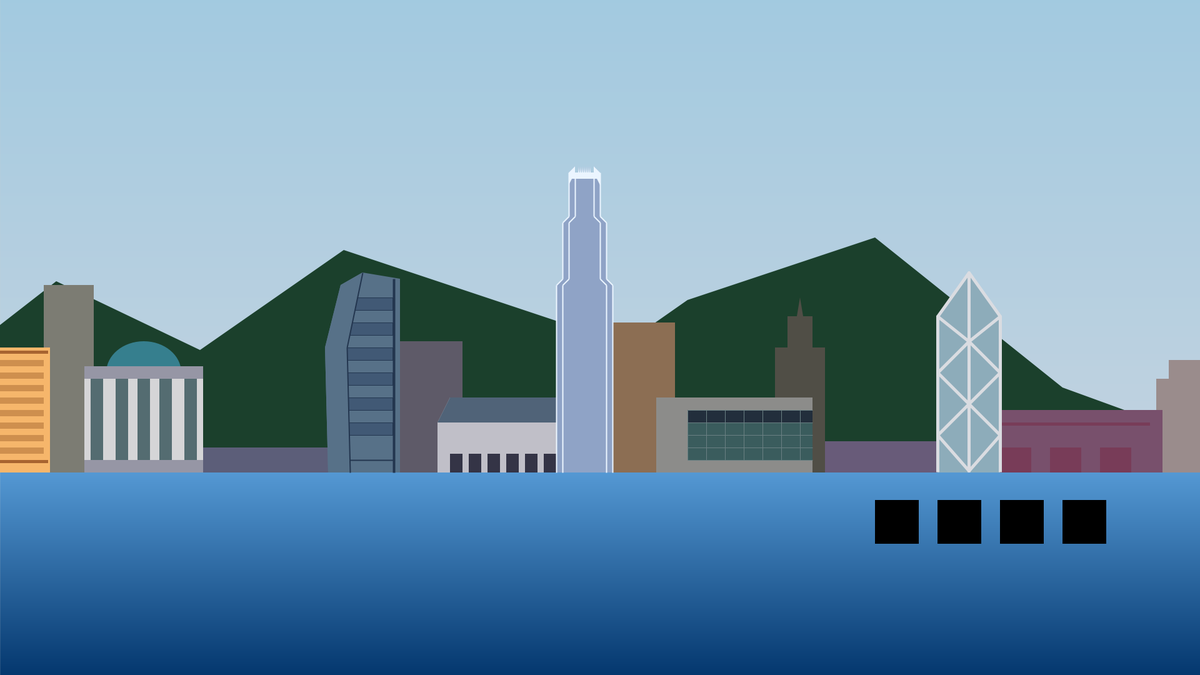
Frame 1 (no input)
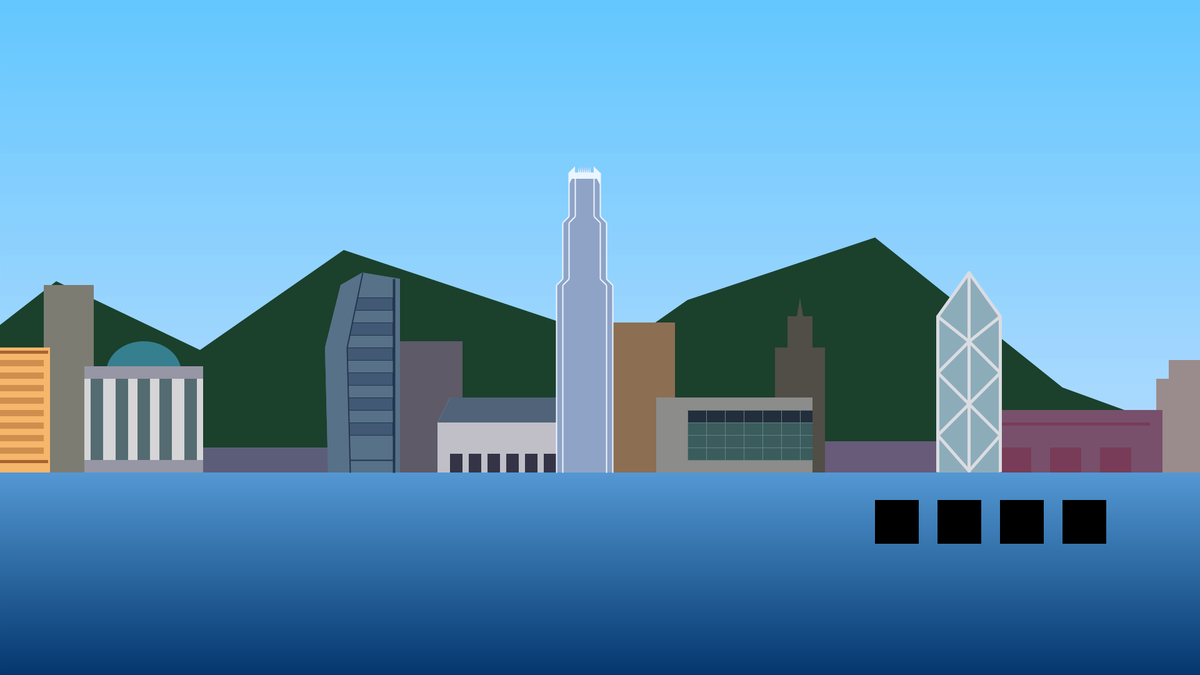
Frame 60 (the mouse pressed at the canvas centre just before this capture)
Frame 120 (the mouse held since frame 60 and released just before this capture): identical to frame 60, image omitted

The Processing sketch that drew these frames (run headless with seeded random() and noise(); from frame 60 on, the mouse is pressed at the canvas centre):

// Processing sketch: sketch_201810808_MINJI_JUNG_EXAM
// ── sketch_201810808_MINJI_JUNG_EXAM.pde
int Y_AXIS = 1;
int X_AXIS = 2;
int bt1X, bt1Y;                   // Position of bt1
int bt2X, bt2Y;                   // Position of bt2
int bt3X, bt3Y;                   // Position of bt3
int bt4X, bt4Y;                   // Position of bt4
int btSize = 70;                  // Diameter of button(bt)
//background
color stbg1=color(98,198,254,100);
color stbg2=color(180,221,254,100);
//color dlbg1=color(4,0,88,100);      // gradient color disney land
//color dlbg2=color(100,0,88,100);    // gradient color disney land
color dlbg1=color(39,109,190,100);      // gradient color disney land
color dlbg2=color(245,110,104,100);    // gradient color disney land
color dlbg3=color(255,145,29,100);    // gradient color disney land
color lsbg1=color(0,0,30,100);    // gradient color laser show
color lsbg2=color(10,0,30,100);    // gradient color laser show
//sea
//color stsea1=color(52,143,177);
//color stsea2=color(22,80,73);
color stsea1=color(84,152,211);
color stsea2=color(4,55,110);
//mountain
color dmt1;
//building
color bd1_1;//=color(0);
color bd1_2;//=color(255);
color bd1_3;
color bd1_4;
color bd2_1;//=color(50);
color bd3_1;//=color(0);
color bd3_2;
color bd3_3;
color bd3_4;
color bd4_1;//=color(50);
color bd5_1;//=color(0);
color bd5_2;
color bd5_3;
color bd5_4;
color bd6_1;//=color(80);
color bd7_1;//=color(50);
color bd7_2;
color bd7_3;
color bd8_1;//=color(0);
color bd8_2;
color bd9_1;//=color(50);
color bd10_1;//=color(0);
color bd10_2;
color bd10_3;
color bd10_4;
color bd11_1;//=color(50);
color bd12_1;//=color(80);
color bd13_1;//=color(0);
color bd13_2;
color bd14_1;//=color(50);
color bd14_2;
color bd15_1;//=color(80);
//
int lc1=0;
int lc2=0;
int lc3=0;
int lc4=0;
int lc5=0;
int lc3loc=1;
int lc4loc=1;
int lc5loc=1;
//
float sl=756;                // sealine,height*0.7
//
boolean bt1=false;
boolean bt2=false;
boolean bt3=false;
boolean bt4=false;
//
int start=1;                      //start background
int dl=0;                         //disneyland
int hb=0;                         //harbor city
int ls=0;                         //laser show-->symphony of light
//
int location1=1;
int location2=1;
int location3=1;
int location4=1;
int location5=1;
int b1y=0;                         //bubble
int b2y=0;
int b3y=0;
int b4y=0;
int b5y=0;
//
int loc1x=1;
int loc1y=1;
int loc2x=1;
int loc2y=1;
float ls1x=230;
float ls1y=sl-700;
float ls2x=1400;
float ls2y=sl-720;

//===================================================================================================================================================
void setup(){
  size(1920,1080);
  bt1X=1400;
  bt1Y=800;
  bt2X=1500;
  bt2Y=800;
  bt3X=1600;
  bt3Y=800;
  bt4X=1700;
  bt4Y=800;
}
//===================================================================================================================================================
void draw(){
  update(mouseX,mouseY);
//---------------------------------------------------------
 ////start
  if (start==1){
    //bg
   
    setGradient(0, 0, width, height*0.7, stbg1, stbg2, Y_AXIS);
    //sea
    noStroke();
    setGradient(0, height*0.7, width, height*0.3, stsea1, stsea2, Y_AXIS);
    //fill(17,103,158);
    
    //mt
    dmt1=color(27,64,44);
    fill(dmt1);
    noStroke();
    beginShape();
    vertex(0,sl);
    vertex(0,520);
    vertex(90,450);
    vertex(320,560);
    vertex(550,400);
    vertex(1000,550);
    vertex(1100,480);
    vertex(1400,380);
    vertex(1700,620);
    vertex(width,700);
    vertex(width,sl);
    endShape();
    
    //building
    bd1_1=color(246,182,107);
    bd1_2=color(168,100,48);
    bd1_3=bd1_4=color(206,143,78);
    bd2_1=color(124,124,115);
    bd3_1=color(54,127,142);
    bd3_2=color(213,213,215);
    bd3_3=color(150,150,165);
    bd3_4=color(49,79,85,200);
    bd4_1=color(92,94,121);
    bd5_1=bd5_2=color(87,113,136);
    bd5_3=color(65,89,117);
    bd5_4=color(35,54,79);
    bd6_1=color(94,90,104);
    bd7_1=color(192,191,200);
    bd7_2=color(52,52,70);
    bd7_3=color(80,99,120);
    bd8_1=color(143,163,198);
    bd8_2=color(235,245,255);
    bd9_1=color(140,110,83);
    bd10_1=color(140,140,138);
    bd10_2=color(34,46,60);
    bd10_3=color(58,92,93);
    bd10_4=color(106,128,131);
    bd11_1=color(80,78,70);
    bd12_1=color(104,91,121);
    bd13_1=color(141,172,186);
    bd13_2=color(218,220,225);
    bd14_1=color(120,80,108);
    bd14_2=color(120,60,88);
    bd15_1=color(154,140,140);
  }

  ////disneyland
  else if(dl==1){
    noStroke();
    setGradient(0, 0, width, height*0.3, dlbg1, dlbg2, Y_AXIS);
    setGradient(0, height*0.3, width, height*0.4, dlbg2, dlbg3, Y_AXIS);
    
    //bubble
    noStroke();
    fill(200,230,255,100);
    ellipse(250,100+b1y,200,200);
    
    stroke(255);
    strokeWeight(4);
    fill(200,230,255,20);
    ellipse(580,80+b2y,160,160);
    
    strokeWeight(2);
    fill(200,230,255,60);
    ellipse(850,110+b3y,220,220);
    
    noStroke();
    fill(230,240,255,200);
    ellipse(1170,40+b4y,80,80);
    
    stroke(255);
    strokeWeight(3);
    fill(200,230,255,10);
    ellipse(1650,150+b5y,300,300);
    
    b1y+=10*location1;
    if(b1y<0||b1y>height*0.6-100){
      location1=-location1;
    }
    b2y+=13*location2;
    if(b2y<0||b2y>height*0.6-80){
      location2=-location2;
    }
    b3y+=14*location3;
    if(b3y<0||b3y>height*0.6-110){
      location3=-location3;
    }
    b4y+=15*location4;
    if(b4y<0||b4y>height*0.6-40){
      location4=-location4;
    }
    b5y+=9*location5;
    if(b5y<0||b5y>sl-300){
      location5=-location5;
    }
    
    //mt
    dmt1=color(27,45,32);
    fill(dmt1);
    noStroke();
    beginShape();
    vertex(0,sl);
    vertex(0,520);
    vertex(90,450);
    vertex(320,560);
    vertex(550,400);
    vertex(1000,550);
    vertex(1100,480);
    vertex(1400,380);
    vertex(1700,620);
    vertex(width,700);
    vertex(width,sl);
    endShape();
    
    //sea
    noStroke();
    setGradient(0, height*0.7, width, height*0.3, color(55,84,130), color(39,59,91), Y_AXIS);
    
    //building
    bd1_1=color(246,172,97);
    bd1_2=color(168,90,40);
    bd1_3=bd1_4=color(196,113,70);
    bd2_1=color(124,114,108);
    bd3_1=color(54,117,127);
    bd3_2=color(213,198,201);
    bd3_3=color(150,145,161);
    bd3_4=color(49,74,80,200);
    bd4_1=color(92,80,109);
    bd5_1=bd5_2=color(87,100,126);
    bd5_3=color(65,81,107);
    bd5_4=color(35,50,75);
    bd6_1=color(94,82,97);
    bd7_1=color(192,181,190);
    bd7_2=color(52,47,65);
    bd7_3=color(80,92,112);
    bd8_1=color(143,153,171);
    bd8_2=color(235,235,245);
    bd9_1=color(140,102,76);
    bd10_1=color(140,130,128);
    bd10_2=color(34,37,52);
    bd10_3=color(58,82,83);
    bd10_4=color(106,128,131);
    bd11_1=color(80,70,63);
    bd12_1=color(104,83,113);
    bd13_1=color(141,157,167);
    bd13_2=color(218,210,215);
    bd14_1=color(120,75,98);
    bd14_2=color(115,52,80);
    bd15_1=color(154,132,132);
  }

  ////habor city
  else if(hb==1){
  //bg
    noStroke();
    for(int i=0;i<width;i+=5){
      for(int j=0;j<height*0.7;j+=5){
        fill((i)/10+180-(mouseX/20)-(mouseY/10),(j)/20+(mouseY)/6,255-(i)/10+(mouseX)/7-(mouseY/10));
        rect(i,j,5,5);
      }
    }
    
    //mt
    dmt1=color(25,45,32);
    fill(dmt1);
    noStroke();
    beginShape();
    vertex(0,sl);
    vertex(0,520);
    vertex(90,450);
    vertex(320,560);
    vertex(550,400);
    vertex(1000,550);
    vertex(1100,480);
    vertex(1400,380);
    vertex(1700,620);
    vertex(width,700);
    vertex(width,sl);
    endShape();
    
    //sea
    noStroke();
    fill(24,40,61);
    rect(0,height*0.7,width,height*0.3);
    
    //building
    bd1_1=bd1_2=bd1_3=bd1_4=color(0);
    bd2_1=color(16);
    bd3_1=bd3_2=bd3_3=bd3_4=color(0);
    bd4_1=color(16);
    bd5_1=bd5_2=bd5_3=bd5_4=color(0);
    bd6_1=color(24);
    bd7_1=bd7_2=bd7_3=color(16);
    bd8_1=bd8_2=color(0);
    bd9_1=color(18);
    bd10_1=bd10_2=bd10_3=bd10_4=color(0);
    bd11_1=color(17);
    bd12_1=color(24);
    bd13_1=bd13_2=color(0);
    bd14_1=bd14_2=color(16);
    bd15_1=color(24);
  }

  ////laser show
  else if(ls==1){
    //bg
    noStroke();
    setGradient(0, 0, width, height*0.7, lsbg1, lsbg2, Y_AXIS);
    //sea
    noStroke();
    fill(24,40,61);
    rect(0,height*0.7,width,height*0.3);
    //mt
    dmt1=color(9,26,22);
    fill(dmt1);
    noStroke();
    beginShape();
    vertex(0,sl);
    vertex(0,520);
    vertex(90,450);
    vertex(320,560);
    vertex(550,400);
    vertex(1000,550);
    vertex(1100,480);
    vertex(1400,380);
    vertex(1700,620);
    vertex(width,700);
    vertex(width,sl);
    endShape();
    
    //laser1
    noStroke();
    fill(0,255,0,random(100,150));
    quad(230,sl-160,230,sl-160,ls1x-50+random(0,4),ls1y+10,ls1x-20,ls1y+10+random(0,3));
    fill(0,255,0,random(100,150));
    quad(230,sl-160,230,sl-160,ls1x+random(0,4),ls1y+random(0,4),ls1x+30,ls1y+random(0,4));
    fill(0,255,0,random(100,150));
    quad(230,sl-160,230,sl-160,ls1x+50+random(0,4),ls1y+10+random(0,4),ls1x+80,ls1y+10+random(0,3));
    fill(0,255,0,random(100,150));
    quad(230,sl-160,230,sl-160,ls1x+110+random(0,4),ls1y+20+random(0,4),ls1x+140,ls1y+20+random(0,4));
    fill(0,255,0,random(100,150));
    quad(230,sl-160,230,sl-160,ls1x+170+random(0,4),ls1y+30+random(0,4),ls1x+200,ls1y+30+random(0,4));
    ls1x+=13*loc1x;
    if(ls1x>650||ls1x<20){
      loc1x=-loc1x;
    }//230,sl-520
    if(loc1x>0){
      ls1y+=2;
    }
    else if(loc1x<0){
      ls1y-=2;
    }
    
    noStroke();
    fill(100,255,100,100);
    quad(230,sl-160,230,sl-160,ls1x-50+random(0,4),ls1y+10,ls1x-20,ls1y+10+random(0,3));
    fill(100,255,100,100);
    quad(230,sl-160,230,sl-160,ls1x+random(0,4),ls1y+random(0,4),ls1x+30,ls1y+random(0,4));
    fill(100,255,100,100);
    quad(230,sl-160,230,sl-160,ls1x+50+random(0,4),ls1y+10+random(0,4),ls1x+80,ls1y+10+random(0,3));
    fill(100,255,100,100);
    quad(230,sl-160,230,sl-160,ls1x+110+random(0,4),ls1y+20+random(0,4),ls1x+140,ls1y+20+random(0,4));
    fill(100,255,100,100);
    quad(230,sl-160,230,sl-160,ls1x+170+random(0,4),ls1y+30+random(0,4),ls1x+200,ls1y+30+random(0,4));

    //laser2   rect(1300,sl,250,-50);
    noStroke();
    fill(255,0,255,random(100,150));
    quad(1400,sl-30,1400,sl-30,ls2x-160+random(0,4),ls2y+10,ls2x-120,ls2y+10+random(0,3));
    fill(255,0,255,random(100,150));
    quad(1400,sl-30,1400,sl-30,ls2x-80+random(0,4),ls2y+random(0,4),ls2x-40,ls2y+random(0,4));
    fill(255,0,255,random(100,150));
    quad(1400,sl-30,1400,sl-30,ls2x+random(0,4),ls2y+10+random(0,4),ls2x+40,ls2y+10+random(0,3));
    fill(255,0,255,random(100,150));
    quad(1400,sl-30,1400,sl-30,ls2x+80+random(0,4),ls2y+20+random(0,4),ls2x+120,ls2y+20+random(0,4));
    fill(255,0,255,random(100,150));
    quad(1400,sl-30,1400,sl-30,ls2x+160+random(0,4),ls2y+30+random(0,4),ls2x+200,ls2y+30+random(0,4));
    ls2x+=15*loc2x;
    if(ls2x>1920||ls2x<1000){
      loc2x=-loc2x;
    }//230,sl-520
    if(loc2x>0){
      ls2y-=1;
    }
    else if(loc2x<0){
      ls2y+=1;
    }
    
    noStroke();
    fill(255,0,255,100);
    quad(1400,sl-30,1400,sl-30,ls2x-160+random(0,4),ls2y+10,ls2x-120,ls2y+10+random(0,3));
    fill(255,0,255,100);
    quad(1400,sl-30,1400,sl-30,ls2x-80+random(0,4),ls2y+random(0,4),ls2x-40,ls2y+random(0,4));
    fill(255,0,255,100);
    quad(1400,sl-30,1400,sl-30,ls2x+random(0,4),ls2y+10+random(0,4),ls2x+40,ls2y+10+random(0,3));
    fill(255,0,255,100);
    quad(1400,sl-30,1400,sl-30,ls2x+80+random(0,4),ls2y+20+random(0,4),ls2x+120,ls2y+20+random(0,4));
    fill(255,0,255,100);
    quad(1400,sl-30,1400,sl-30,ls2x+160+random(0,4),ls2y+30+random(0,4),ls2x+200,ls2y+30+random(0,4));
    
    //building
    bd1_1=color(0);
    bd1_2=color(231,238,217);
    if(lc1<20){
      bd1_3=color(255,255,0);
      bd1_4=color(100,200,200);
    }
    else if(lc1>=20&&lc1<40){
      bd1_3=color(100,200,200);
      bd1_4=color(255,255,0);
    }
    else if(lc1==40){
      lc1=0;
    }
    lc1++;
    
    
    bd2_1=color(154,154,148);
    
    bd3_1=color(54,157+random(-10,30),172+random(-10,30));
    bd3_2=color(113,113,115);
    bd3_3=color(255,255,255);
    if(lc2<10){
      bd3_4=color(0,255,149);
    }
    else if(lc2>=10&&lc2<20){
      bd3_4=color(0,255,240);
    }
    else if(lc2>=20&&lc2<30){
      bd3_4=color(0,186,255);
    }
    else if(lc2==30){
      lc2=0;
    }
    lc2++;
    
    bd4_1=color(152,154,181);
    
    bd5_1=color(0);
    bd5_2=color(255-lc3,0,255-lc4);
    lc3+=1*lc3loc;
    lc4+=2*lc4loc;
    if(lc3>=205||lc3<=0){
      lc3loc=-lc3loc;
    }
    if(lc4>=155||lc4<=0){
      lc4loc=-lc4loc;
    }
    bd5_3=color(250,250,0,255-lc4);
    bd5_4=color(255);
    
    bd6_1=color(94,90,104);
    
    bd7_1=color(192,191,200);
    bd7_2=color(255,245,40);
    bd7_3=color(80,99,120);
    
    bd8_1=color(255-lc4,20+lc5,255-lc3);
    lc5+=1*lc5loc;
    if(lc5>255||lc5<0){
      lc5loc=-lc5loc;
    }
    bd8_2=color(235,245,255);
    
    bd9_1=color(140,110,83);
    
    bd10_1=color(170,170,168);
    bd10_2=color(255,230,0);
    bd10_3=color(255,255,0);
    bd10_4=color(160);
    
    bd11_1=color(80,78,70);
    
    bd12_1=color(104,91,121);
    
    bd13_1=color(0);
    bd13_2=color(218,220,225);
    
    bd14_1=color(80);
    bd14_2=color(250,220,0);
    
    bd15_1=color(154,140,140);
  }
  
  //building----------------------------------------------------------
  //2----------
  noStroke();
  fill(bd2_1);
  rect(70,sl,80,-300);
  
  //1----------
  fill(bd1_1);
  noStroke();
  rect(0,sl,80,-200);
  fill(bd1_2);
  rect(0,sl-15,77,-5);
  rect(0,sl-190,77,-5);
  fill(bd1_3);
  rect(0,sl-30,70,-10);
  rect(0,sl-70,70,-10);
  rect(0,sl-110,70,-10);
  rect(0,sl-150,70,-10);
  fill(bd1_4);
  rect(0,sl-50,70,-10);
  rect(0,sl-90,70,-10);
  rect(0,sl-130,70,-10);
  rect(0,sl-170,70,-10);
  
  //3----------
  fill(bd3_1);
  noStroke();
  ellipse(230,sl-160,120,100);
  fill(bd3_2);
  rect(135,sl,190,-170);  
  fill(bd3_4);
  rect(145,sl,20,-170);
  rect(185,sl,20,-170);
  rect(220,sl,20,-170);
  rect(255,sl,20,-170);
  rect(295,sl,20,-170);
  fill(bd3_3);
  rect(135,sl,190,-20);
  rect(135,sl-170,190,20);


  //4----------
  fill(bd4_1);
  noStroke();
  rect(325,sl,200,-40);
  
  //6----------
  fill(bd6_1);
  noStroke();
  rect(620,sl,120,-210);
  
  //5----------
  noStroke();
  fill(bd5_1);
  beginShape();
  vertex(525,sl);
  vertex(520,sl-200);
  vertex(545,sl-300);
  vertex(580,sl-320);
  vertex(640,sl-310);
  vertex(640,sl);
  endShape();
  
  
  stroke(bd5_4);
  strokeWeight(1);
  fill(bd5_3);
  rect(540,sl-60,88,-20);
  rect(540,sl-100,88,-20);
  rect(540,sl-140,88,-20);
  rect(540,sl-180,88,-20);
  rect(540,sl-220,88,-20);
  rect(540,sl-260,88,-20);

  
  noStroke();
  fill(bd5_2);
  beginShape();
  vertex(525,sl);
  vertex(520,sl-200);
  vertex(545,sl-300);
  vertex(580,sl-320);
  vertex(555,sl-200);
  vertex(560,sl);
  endShape();
 
  stroke(bd5_4);
  strokeCap(SQUARE);
  strokeWeight(4);
  line(630,sl-310,630,sl);
  strokeWeight(2);
  line(580,sl-320,555,sl-200);
  line(555,sl-200,560,sl);
  strokeWeight(2);
  line(560,sl-20,630,sl-20);
  
  //7----------
  noStroke();
  fill(bd7_1);
  beginShape();
  vertex(700,sl);
  vertex(700,sl-80);
  vertex(720,sl-120);
  vertex(890,sl-120);
  vertex(910,sl-80);
  vertex(910,sl);
  endShape();
  
  fill(bd7_2);
  noStroke();
  rect(720,sl,170,-30);
  
  fill(bd7_1);
  noStroke();
  rect(740,sl,10,-30);
  rect(770,sl,10,-30);
  rect(800,sl,10,-30);
  rect(830,sl,10,-30);
  rect(860,sl,10,-30);
  
  noStroke();
  fill(bd7_3);
  beginShape();
  vertex(700,sl-80);
  vertex(720,sl-120);
  vertex(890,sl-120);
  vertex(910,sl-80);
  endShape();
  
  //9----------
  noStroke();
  fill(bd9_1);
  rect(980,sl,100,-240);
  
  //8----------
  noStroke();
  fill(bd8_1);
  beginShape();
  vertex(890,sl);
  vertex(890,sl-300);
  vertex(900,sl-310);
  vertex(900,sl-400);
  vertex(910,sl-410);
  //left triangle
  vertex(910,sl-480);
  vertex(920,sl-490);
  vertex(920,sl-480);
  //
  vertex(925,sl-480);
  vertex(926,sl-490);
  vertex(927,sl-480);
  vertex(928,sl-480);
  vertex(929,sl-490);
  vertex(930,sl-480);
  vertex(931,sl-480);
  vertex(932,sl-490);
  vertex(933,sl-480);
  vertex(934,sl-480);
  vertex(935,sl-490);
  vertex(936,sl-480);
  vertex(937,sl-480);
  vertex(938,sl-490);
  vertex(939,sl-480);
  vertex(940,sl-480);
  vertex(941,sl-490);
  vertex(942,sl-480);
  vertex(943,sl-480);
  vertex(944,sl-490);
  vertex(945,sl-480);
  //right triangle
  vertex(950,sl-480);
  vertex(950,sl-490);
  vertex(960,sl-480);
  //
  vertex(960,sl-410);
  vertex(970,sl-400);
  vertex(970,sl-310);
  vertex(980,sl-300);
  vertex(980,sl);
  endShape();
  //---------------
  fill(bd8_2);
  beginShape();
  vertex(915,sl-470);
  vertex(910,sl-460);
  vertex(910,sl-480);
  vertex(920,sl-490);
  vertex(920,sl-480);
  //
  vertex(925,sl-480);
  vertex(926,sl-490);
  vertex(927,sl-480);
  vertex(928,sl-480);
  vertex(929,sl-490);
  vertex(930,sl-480);
  vertex(931,sl-480);
  vertex(932,sl-490);
  vertex(933,sl-480);
  vertex(934,sl-480);
  vertex(935,sl-490);
  vertex(936,sl-480);
  vertex(937,sl-480);
  vertex(938,sl-490);
  vertex(939,sl-480);
  vertex(940,sl-480);
  vertex(941,sl-490);
  vertex(942,sl-480);
  vertex(943,sl-480);
  vertex(944,sl-490);
  vertex(945,sl-480);
  //
  vertex(950,sl-480);
  vertex(950,sl-490);
  vertex(960,sl-480);
  vertex(960,sl-460);
  vertex(955,sl-470);
  endShape();
  
  strokeWeight(2);
  stroke(bd8_2);
  //l
  line(890,sl,890,sl-300);
  line(890,sl-300,900,sl-310);
  line(900,sl-310,900,sl-400);
  line(900,sl-400,910,sl-410);
  line(910,sl-410,910,sl-480);
  
  line(900,sl,900,sl-300);
  line(900,sl-300,910,sl-310);
  line(910,sl-310,910,sl-400);
  line(910,sl-400,920,sl-410);
  line(920,sl-410,920,sl-480);
  //r
  line(980,sl,980,sl-300);
  line(980,sl-300,970,sl-310);
  line(970,sl-310,970,sl-400);
  line(970,sl-400,960,sl-410);
  line(960,sl-410,960,sl-480);
  
  line(970,sl,970,sl-300);
  line(970,sl-300,960,sl-310);
  line(960,sl-310,960,sl-400);
  line(960,sl-400,950,sl-410);
  line(950,sl-410,950,sl-480);
  
  //12----------
  noStroke();
  fill(bd12_1);
  rect(1300,sl,250,-50);
  
  //11----------
  noStroke();
  fill(bd11_1);
  //rect(1250,sl,100,-200);
  beginShape();
  vertex(1240,sl);
  vertex(1240,sl-200);
  vertex(1260,sl-200);
  vertex(1260,sl-250);
  vertex(1275,sl-250);
  vertex(1280,sl-280);
  vertex(1285,sl-250);
  vertex(1300,sl-250);
  vertex(1300,sl-200);
  vertex(1320,sl-200);
  vertex(1320,sl);
  endShape();
  
  //10----------
  noStroke();
  fill(bd10_1);
  rect(1050,sl,250,-120);
  fill(bd10_2);
  rect(1100,sl-100,200,20);
  fill(bd10_3);
  rect(1100,sl-80,200,60);
  stroke(bd10_4);
  strokeWeight(1);
  line(1100,sl-100,1300,sl-100);
  line(1100,sl-80,1300,sl-80);
  line(1100,sl-60,1300,sl-60);
  line(1100,sl-40,1300,sl-40);
  line(1100,sl-20,1300,sl-20);
  line(1100,sl-100,1100,sl-20);
  line(1130,sl-100,1130,sl-20);
  line(1160,sl-100,1160,sl-20);
  line(1190,sl-100,1190,sl-20);
  line(1220,sl-100,1220,sl-20);
  line(1250,sl-100,1250,sl-20);
  line(1280,sl-100,1280,sl-20);
  
  //15----------
  noStroke();
  fill(bd15_1);
  beginShape();
  vertex(1850,sl);
  vertex(1850,sl-150);
  vertex(1870,sl-150);
  vertex(1870,sl-180);
  vertex(width,sl-180);
  vertex(width,sl);
  endShape();
  
  //14----------
  noStroke();
  fill(bd14_1);
  rect(1580,sl,280,-100);
  fill(bd14_2);
  rect(1600,sl-80,240,5);
  rect(1600,sl,50,-40);
  rect(1680,sl,50,-40);
  rect(1760,sl,50,-40);
  
  //13----------
  noStroke();
  fill(bd13_1);
  beginShape();
  vertex(1500,sl);
  vertex(1500,sl-250);
  vertex(1550,sl-320);
  vertex(1600,sl-250);
  vertex(1600,sl);
  endShape();
  
  stroke(bd13_2);
  strokeWeight(5);
  strokeCap(SQUARE);
  line(1500,sl-1,1500,sl-250);
  strokeCap(ROUND);
  line(1500,sl-250,1550,sl-320);
  line(1550,sl-320,1600,sl-250);
  line(1500,sl-250,1550,sl-210);
  line(1600,sl-250,1550,sl-210);
  line(1550,sl-210,1500,sl-160);
  line(1550,sl-210,1600,sl-160);
  line(1500,sl-160,1550,sl-110);
  line(1600,sl-160,1550,sl-110);
  line(1550,sl-110,1500,sl-60);
  line(1550,sl-110,1600,sl-60);
  line(1600,sl-60,1550,sl-3);
  line(1500,sl-60,1550,sl-3);
  strokeCap(SQUARE);
  line(1600,sl-250,1600,sl-1);
  line(1550,sl-320,1550,sl-1);
  
  //button------------------------------------------------------------
  noStroke();
  fill(0);
  rect(bt1X,bt1Y,btSize,btSize);
  rect(bt2X,bt2Y,btSize,btSize);
  rect(bt3X,bt3Y,btSize,btSize);
  rect(bt4X,bt4Y,btSize,btSize);
  //------------------------------------------------------------

  //
 
}
//===================================================================================================================================================
void mousePressed() {
  if (bt1) {
    start=0;
    dl=1;
    hb=0;
    ls=0;
  }
  else if (bt2) {
    start=1;
    dl=0;
    hb=0;
    ls=0;
  }
  else if (bt3) {
    start=0;
    dl=0;
    hb=1;
    ls=0;
  }
  else if (bt4) {
    start=0;
    dl=0;
    hb=0;
    ls=1;
  }
}
//mouseovercheck=====================================================================================================================================
void update(int x, int y) {
  if ( overbt1(bt1X, bt1Y, btSize, btSize) ) {
    bt1 = true;
    bt2 = false;
    bt3 = false;
    bt4 = false;
  } else if ( overbt2(bt2X, bt2Y, btSize, btSize) ) {
    bt1 = false;
    bt2 = true;
    bt3 = false;
    bt4 = false;
  } else if ( overbt3(bt3X, bt3Y, btSize, btSize) ) {
    bt1 = false;
    bt2 = false;
    bt3 = true;
    bt4 = false;
  } else if ( overbt4(bt4X, bt4Y, btSize, btSize) ) {
    bt1 = false;
    bt2 = false;
    bt3 = false;
    bt4 = true;
  } else {
    bt1 = bt2 = bt3 = bt4 = false;
  }
}
boolean overbt1(int x, int y, int width, int height)  {
  if (mouseX >= x && mouseX <= x+width && 
      mouseY >= y && mouseY <= y+height) {
    return true;
  } else {
    return false;
  }
}
boolean overbt2(int x, int y, int width, int height)  {
  if (mouseX >= x && mouseX <= x+width && 
      mouseY >= y && mouseY <= y+height) {
    return true;
  } else {
    return false;
  }
}
boolean overbt3(int x, int y, int width, int height)  {
  if (mouseX >= x && mouseX <= x+width && 
      mouseY >= y && mouseY <= y+height) {
    return true;
  } else {
    return false;
  }
}
boolean overbt4(int x, int y, int width, int height)  {
  if (mouseX >= x && mouseX <= x+width && 
      mouseY >= y && mouseY <= y+height) {
    return true;
  } else {
    return false;
  }
}

//gradient============================================================================================================================================
void setGradient(float x, float y, float w, float h, color c1, color c2, int axis ) {

  noFill();

  if (axis == Y_AXIS) {  // Top to bottom gradient
    for (float i = y; i <= y+h; i++) {
      float inter = map(i, y, y+h, 0, 1);
      color c = lerpColor(c1, c2, inter);
      stroke(c);
      line(x, i, x+w, i);
    }
  }  
  else if (axis == X_AXIS) {  // Left to right gradient
    for (float i = x; i <= x+w; i++) {
      float inter = map(i, x, x+w, 0, 1);
      color c = lerpColor(c1, c2, inter);
      stroke(c);
      line(i, y, i, y+h);
    }
  }
}
